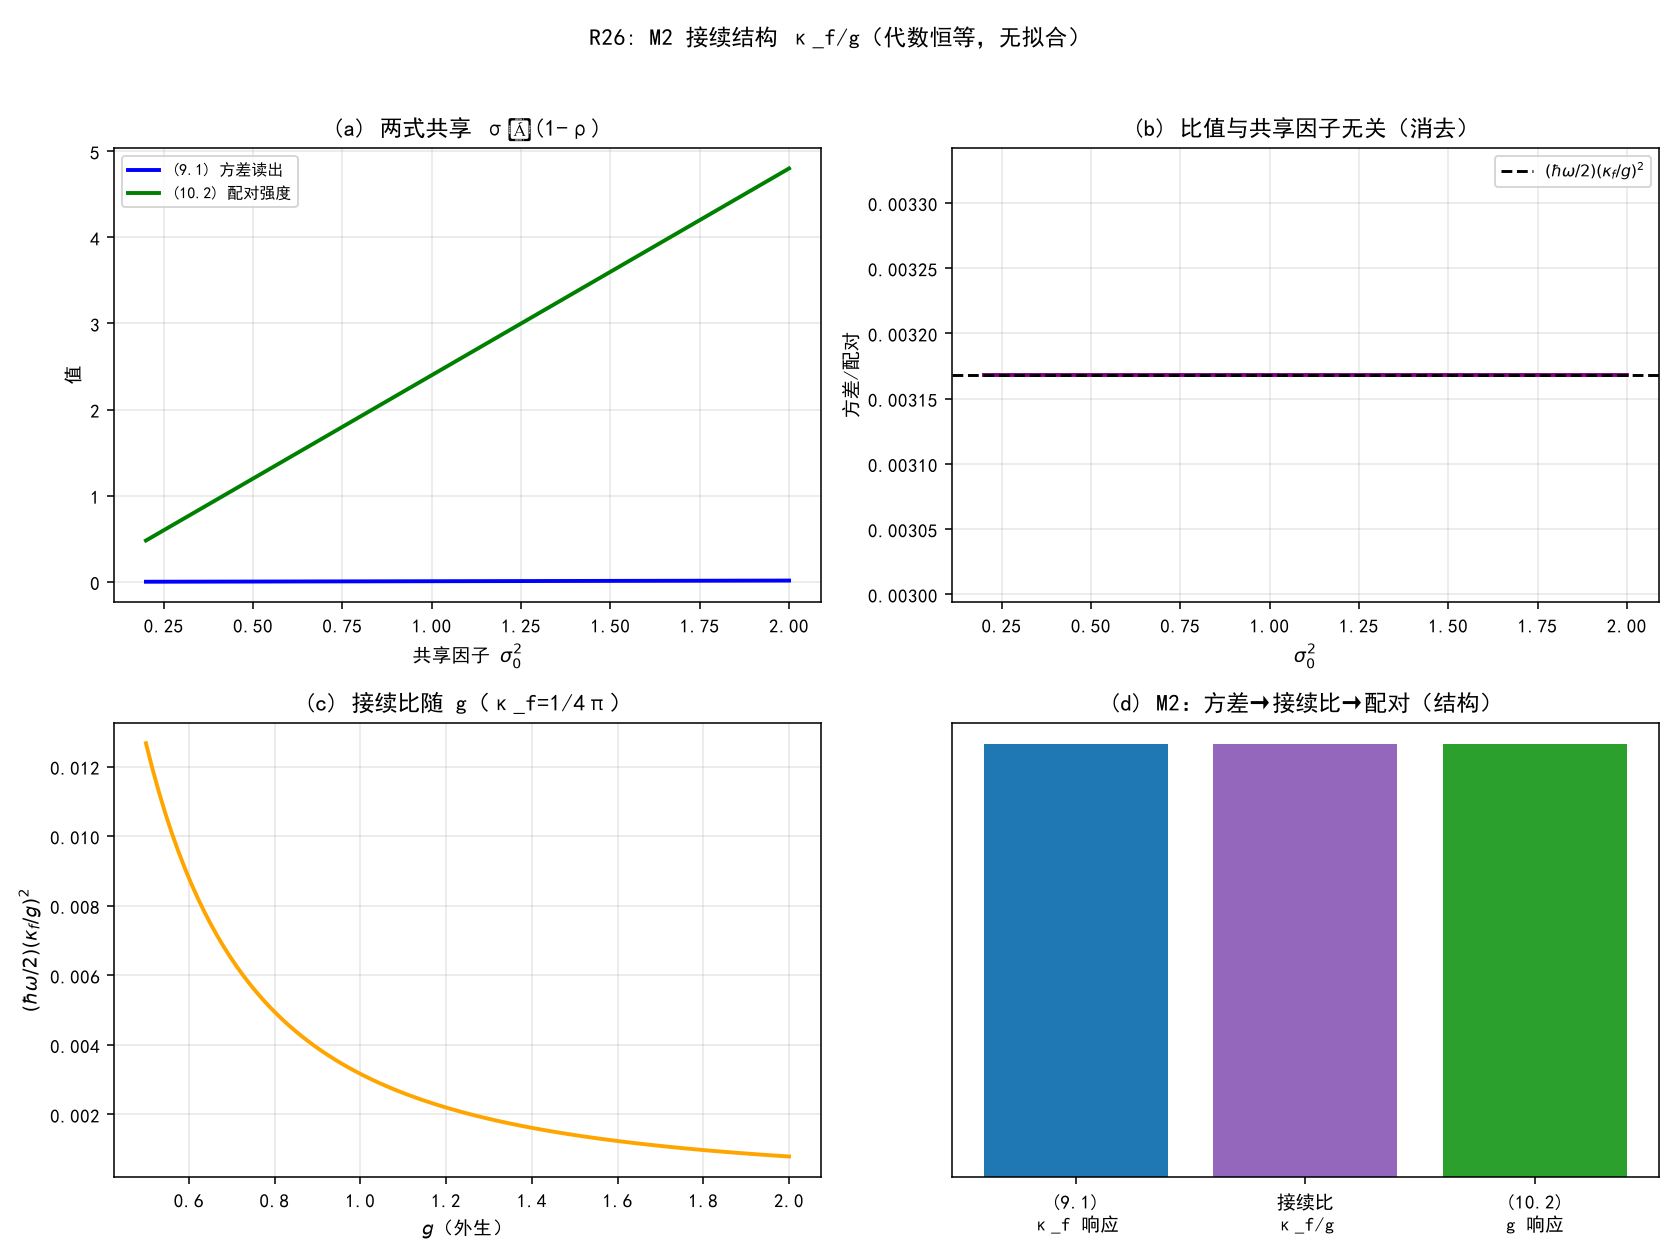

Write the Python code that produced this figure.
# -*- coding: utf-8 -*-
"""
R26: M2 接续结构——κ_f/g 比值与共享因子消去核对。
无拟合（代数恒等核对）。仅用 numpy + matplotlib。
运行：python "10 探索/超导第一性研究/04_计算验证/M2_接续结构.py"
"""
import csv
import os

import numpy as np
import matplotlib
matplotlib.use("Agg")
import matplotlib.pyplot as plt

plt.rcParams["font.sans-serif"] = ["SimHei", "Microsoft YaHei"]
plt.rcParams["axes.unicode_minus"] = False

HERE = os.path.dirname(os.path.abspath(__file__))


def variance(k, s, r):
    return 2 * k**2 * s * (1 - r)


def pairing(g, s, r, hw):
    return 4 * g**2 * s * (1 - r) / hw


def assertions():
    out = {}
    k, g, r, hw = 0.0796, 1.0, 0.4, 1.0
    # 比值公式
    for s in [0.5, 1.0, 2.0]:
        ratio = variance(k, s, r) / pairing(g, s, r, hw)
        formula = (hw / 2) * (k / g)**2
        out[f"ratio_s{s}"] = float(ratio)
        out[f"formula_match_s{s}"] = bool(abs(ratio - formula) < 1e-12)
    # 与 s 无关
    out["independent_of_shared"] = bool(
        abs(out["ratio_s0.5"] - out["ratio_s2.0"]) < 1e-12
    )
    out["kappa_over_g_squared"] = float((k / g)**2)
    return out


def plots(a):
    fig, axes = plt.subplots(2, 2, figsize=(12, 9))
    k, g, r, hw = 0.0796, 1.0, 0.4, 1.0

    ax = axes[0, 0]
    ss = np.linspace(0.2, 2.0, 100)
    ax.plot(ss, [variance(k, s, r) for s in ss], "b-", lw=2, label="(9.1) 方差读出")
    ax.plot(ss, [pairing(g, s, r, hw) for s in ss], "g-", lw=2, label="(10.2) 配对强度")
    ax.set_xlabel(r"共享因子 $\sigma_0^2$"); ax.set_ylabel("值")
    ax.set_title("(a) 两式共享 σ²(1-ρ)")
    ax.legend(fontsize=8); ax.grid(alpha=0.3)

    ax = axes[0, 1]
    ratios = [variance(k, s, r) / pairing(g, s, r, hw) for s in ss]
    ax.plot(ss, ratios, "purple", lw=2)
    ax.axhline((hw/2)*(k/g)**2, color="k", ls="--", label=r"$(\hbar\omega/2)(\kappa_f/g)^2$")
    ax.set_xlabel(r"$\sigma_0^2$"); ax.set_ylabel("方差/配对")
    ax.set_title("(b) 比值与共享因子无关（消去）")
    ax.legend(fontsize=8); ax.grid(alpha=0.3)

    ax = axes[1, 0]
    gs = np.linspace(0.5, 2.0, 100)
    ax.plot(gs, [(hw/2)*(k/x)**2 for x in gs], "orange", lw=2)
    ax.set_xlabel(r"$g$（外生）"); ax.set_ylabel(r"$(\hbar\omega/2)(\kappa_f/g)^2$")
    ax.set_title("(c) 接续比随 g（κ_f=1/4π）"); ax.grid(alpha=0.3)

    ax = axes[1, 1]
    labels = ["(9.1)\nκ_f 响应", "接续比\nκ_f/g", "(10.2)\ng 响应"]
    vals = [1, 1, 1]
    ax.bar(labels, vals, color=["tab:blue", "tab:purple", "tab:green"])
    ax.set_yticks([])
    ax.set_title("(d) M2：方差→接续比→配对（结构）")
    ax.grid(alpha=0.3, axis="y")

    fig.suptitle("R26: M2 接续结构 κ_f/g（代数恒等，无拟合）", fontsize=12)
    fig.tight_layout(rect=[0, 0, 1, 0.96])
    png = os.path.join(HERE, "M2_接续结构.png")
    fig.savefig(png, dpi=140); plt.close(fig)
    return png


if __name__ == "__main__":
    a = assertions()
    print("=== R26 数值断言 ===")
    for k, v in a.items():
        print(f"{k:32s} = {v}")
    p = plots(a)
    path = os.path.join(HERE, "M2_接续结构_断言.csv")
    with open(path, "w", newline="", encoding="utf-8-sig") as f:
        w = csv.writer(f); w.writerow(["assertion", "value"])
        for k, v in a.items():
            w.writerow([k, v])
    print(f"\n图像: {p}\n断言表: {path}")
